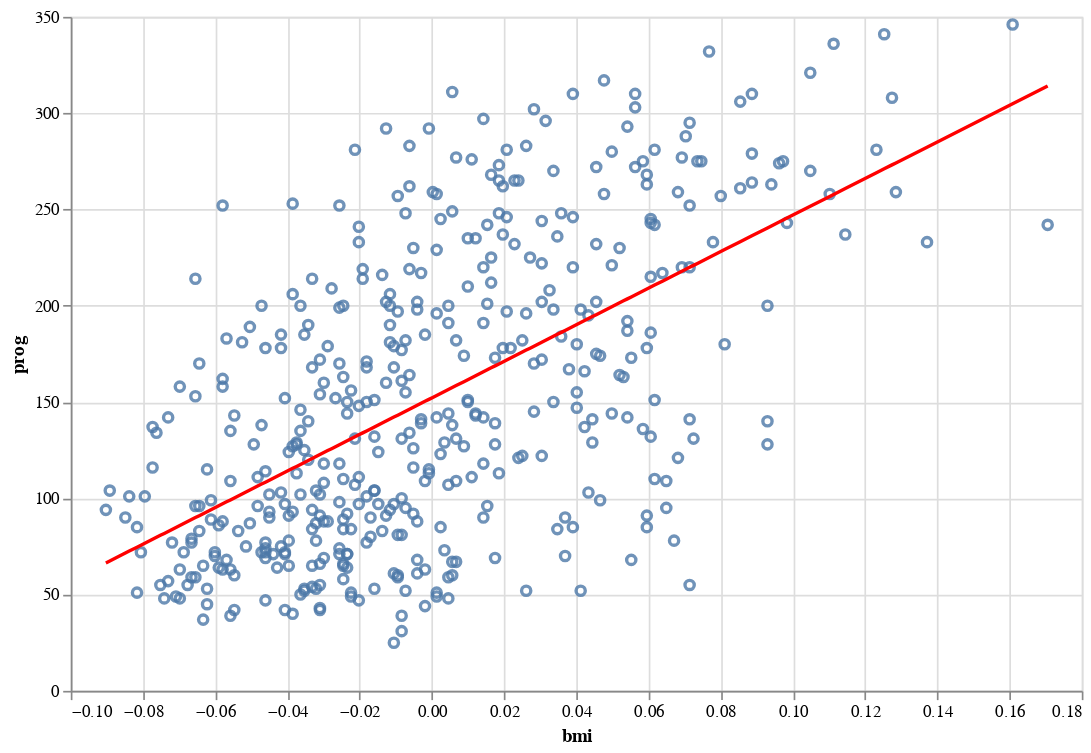

Here is the notebook cell this chart was saved with:
### Code cell
(points + line).properties(width=600, height=400)

### Figure 1 — Vega-Lite specification as saved in the notebook (floating-point values rounded to 4 significant figures; data arrays with more than 128 entries replaced by an {"elided": "..."} marker saying what was removed)
{"$schema": "https://vega.github.io/schema/vega-lite/v3.4.0.json", "config": {"background": "white", "mark": {"tooltip": null}, "view": {"height": 300, "width": 400}}, "datasets": {"data-3d5a3da68d6569de65bc5d4c2891fed4": {"elided": "442 records"}}, "height": 400, "layer": [{"data": {"name": "data-3d5a3da68d6569de65bc5d4c2891fed4"}, "encoding": {"x": {"field": "bmi", "type": "quantitative"}, "y": {"field": "prog", "title": "prog", "type": "quantitative"}}, "mark": {"opacity": 0.8, "type": "point"}}, {"data": {"name": "data-3d5a3da68d6569de65bc5d4c2891fed4"}, "encoding": {"x": {"field": "bmi", "type": "quantitative"}, "y": {"field": "prog_pred", "type": "quantitative"}}, "mark": {"color": "red", "type": "line"}}], "width": 600}
